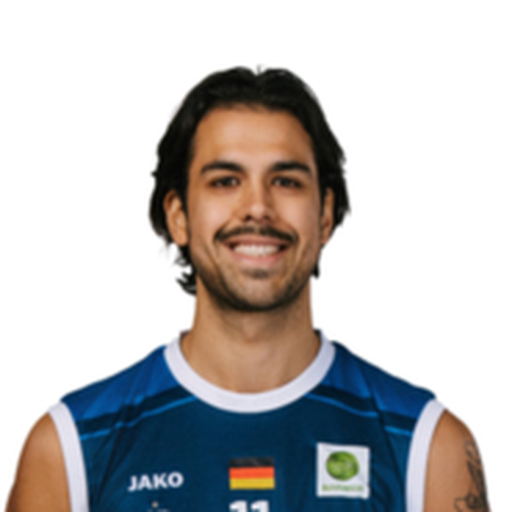
#> input picture assets/PS_out/1000853.png, 512 x 512 px
$ python -i gen_replacements.py   (imports and definitions only)
#> lines starting #> are read from the running program, lines starting #| are printed output that depends on the picture
"""Generate PCSX2 texture replacements for lineup faces and small team icons.

Each key (<h1>-<h2>-00001dd3) is a 128x128 face; the game displays only the (0,3,102,125) window.
The ProA headshot (assets/PS_out/<proa_id>.png, 512x512 RGBA) is cropped to head + shoulders and
fitted into that window on a white canvas.
Usage: python scripts/gen_replacements.py [--out DIR]   (faces: data/texture_map/record_faces.csv + player_map.csv;
icons: data/texture_map/team_icons.csv + data/team_slots.csv)
"""
import argparse
import csv
import sys
from pathlib import Path

from PIL import Image

sys.path.insert(0, str(Path(__file__).parent))
from texlib import proa_slots, prune  # noqa: E402

from PIL import Image

ROOT = Path(__file__).parent.parent
DEFAULT_OUT = Path(r"C:\Users\Sebastian\Documents\PCSX2\textures\SLES-53022\replacements")
WIN = (0, 3, 102, 125)
CROP = (75, 20, 415, 427)  # head + shoulders of a 512x512 ProA headshot


def make_face(src):
#> called with src = '../assets/PS_out/1000853.png'
    img = Image.open(src).convert("RGBA")
#> img is the input picture: PIL image 512x512 RGBA; mean R, G, B, A 189.1, 186.9, 186.4, 255
    bg = Image.new("RGB", img.size, "white")
#> bg: PIL image 512x512 RGB; every value is 255
    bg.paste(img, mask=img.split()[3])
    face = bg.crop(CROP).resize((WIN[2] - WIN[0], WIN[3] - WIN[1]), Image.LANCZOS)
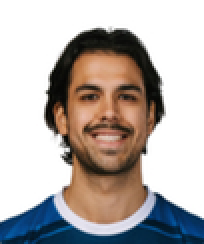
#> face: PIL image 102x122 RGB (shown 2 times larger); mean R, G, B 182.2, 175.1, 171.7
    canvas = Image.new("RGB", (128, 128), "white")
#> canvas: PIL image 128x128 RGB; every value is 255
    canvas.paste(face, (WIN[0], WIN[1]))
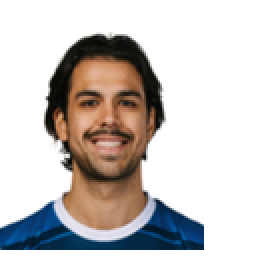
#> canvas: PIL image 128x128 RGB (shown 2 times larger); mean R, G, B 199.7, 194.3, 191.8
    return canvas


ICON_WIN = (4, 5, 28, 27)  # visible part of the 32x32 team icon
ICON_DISPLAY = (80, 62)    # on-screen size of that part (non-square pixels)
LOGO_ID0 = 38              # nba2k_editor/assets/<38 + ProA team index>.png


# [54 lines left out: functions make_icon, icon_rows, write_icons, pid_keys, face_keys, not called in this run]


def managed_keys():
    """Texture keys this generator writes (faces of ProA players, team icons); the workspace never overrides them."""
    return {k for _, ks in face_keys()[0] for k in ks} | {k for k, _ in icon_rows()}


# [23 lines left out: function main, not called in this run]


# [2 lines not run here, left out]

>>> result = make_face('../assets/PS_out/1000853.png')

$ run again, on assets/PS_out/1400028.png
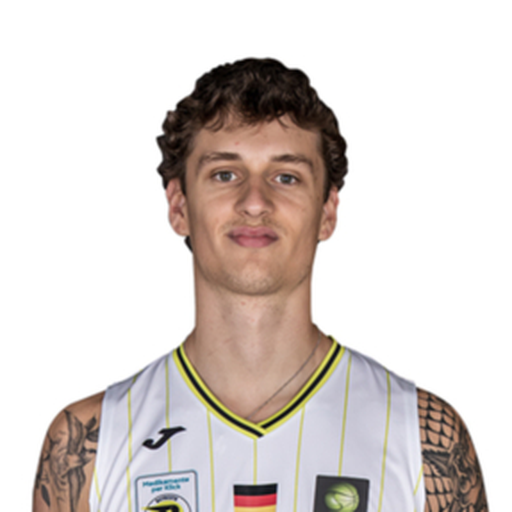
#> input picture assets/PS_out/1400028.png, 512 x 512 px
#> in make_face, img is the input picture: PIL image 512x512 RGBA; mean R, G, B, A 217.7, 209.9, 206.3, 255
#> in make_face, `face = bg.crop(CROP).resize((WIN[2] - WIN[0], WIN[3] - WIN[1]), Image...`:
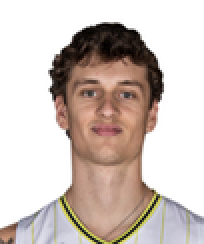
#> face: PIL image 102x122 RGB (shown 2 times larger); mean R, G, B 206.8, 194.4, 188
#> in make_face, `canvas.paste(face, (WIN[0], WIN[1]))`:
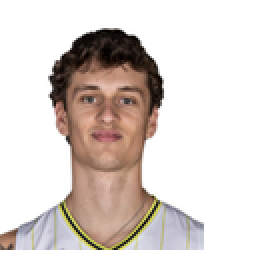
#> canvas: PIL image 128x128 RGB (shown 2 times larger); mean R, G, B 218.4, 209, 204.1

$ run again, on assets/PS_out/2000315.png
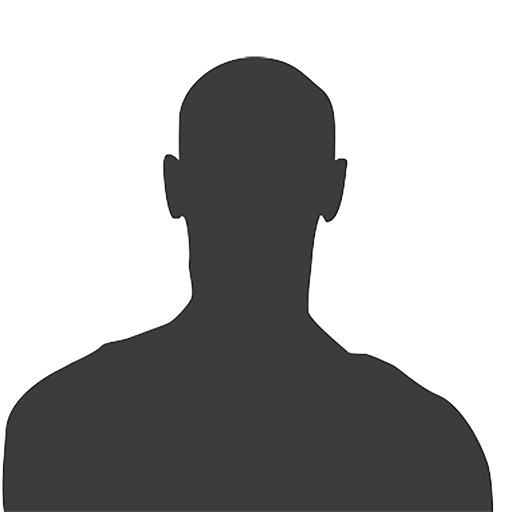
#> input picture assets/PS_out/2000315.png, 512 x 512 px
#> in make_face, img is the input picture: PIL image 512x512 RGBA; mean R, G, B, A 170.2, 170.2, 169.8, 110.6
#> in make_face, `face = bg.crop(CROP).resize((WIN[2] - WIN[0], WIN[3] - WIN[1]), Image...`:
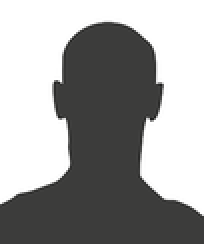
#> face: PIL image 102x122 RGB (shown 2 times larger); mean R, G, B 158.9, 158.9, 158.4
#> in make_face, `canvas.paste(face, (WIN[0], WIN[1]))`:
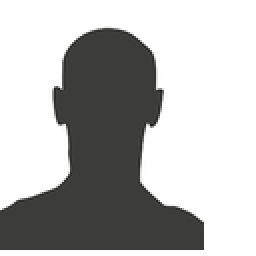
#> canvas: PIL image 128x128 RGB (shown 2 times larger); mean R, G, B 182, 182, 181.6
